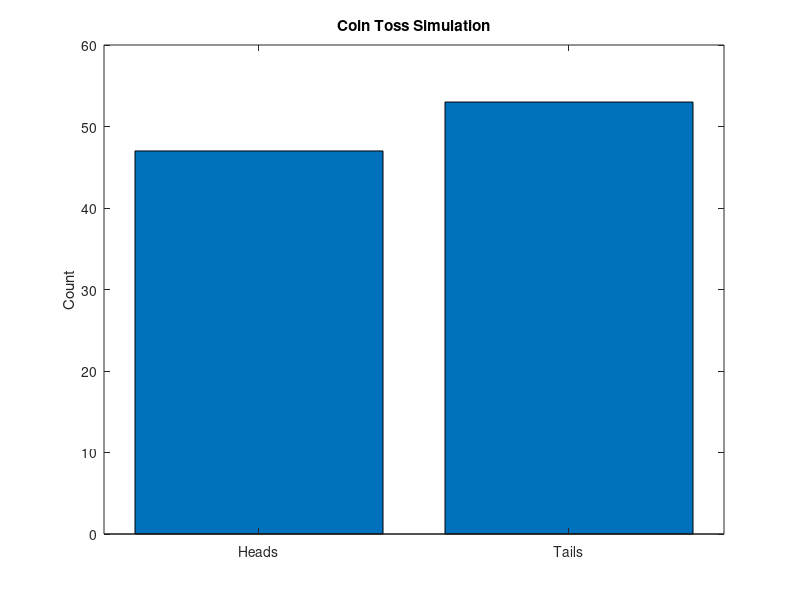

This figure's MATLAB source:
% task4_coin_toss_simulation.m
% Task 4: Simulate Coin Tossing Using Random Number Generator

clc;
clear;

% Set number of tosses
numTosses = 100;

% Simulate coin tosses: 0 = Tails, 1 = Heads
coinTosses = randi([0, 1], numTosses, 1);

% Count number of heads and tails
numHeads = sum(coinTosses == 1);
numTails = sum(coinTosses == 0);

% Display results
disp(['Total Tosses: ', num2str(numTosses)]);
disp(['Heads: ', num2str(numHeads)]);
disp(['Tails: ', num2str(numTails)]);

% Optional: Plot the result
figure;
bar([numHeads, numTails]);
set(gca, 'XTickLabel', {'Heads', 'Tails'});
ylabel('Count');
title('Coin Toss Simulation');
